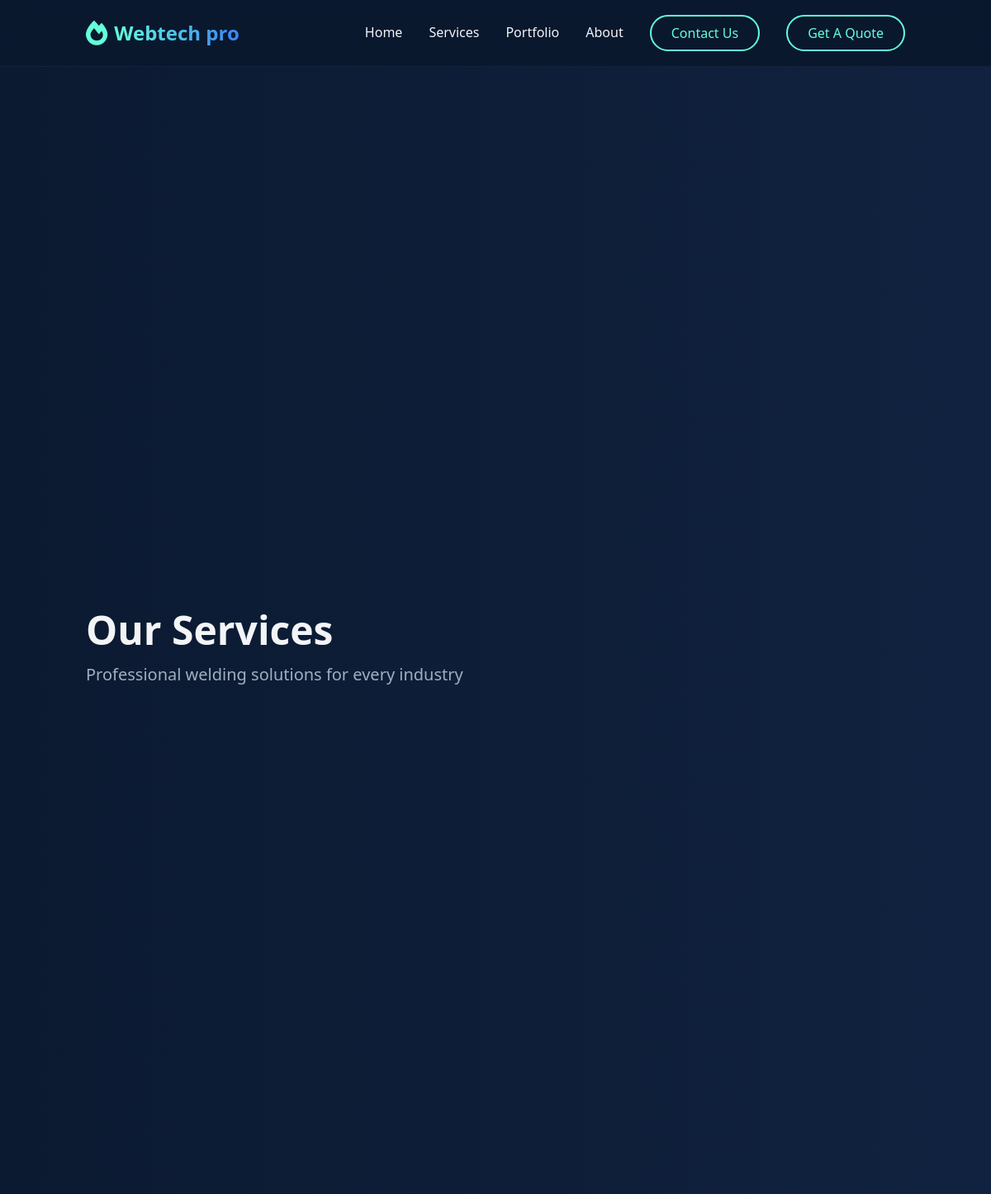
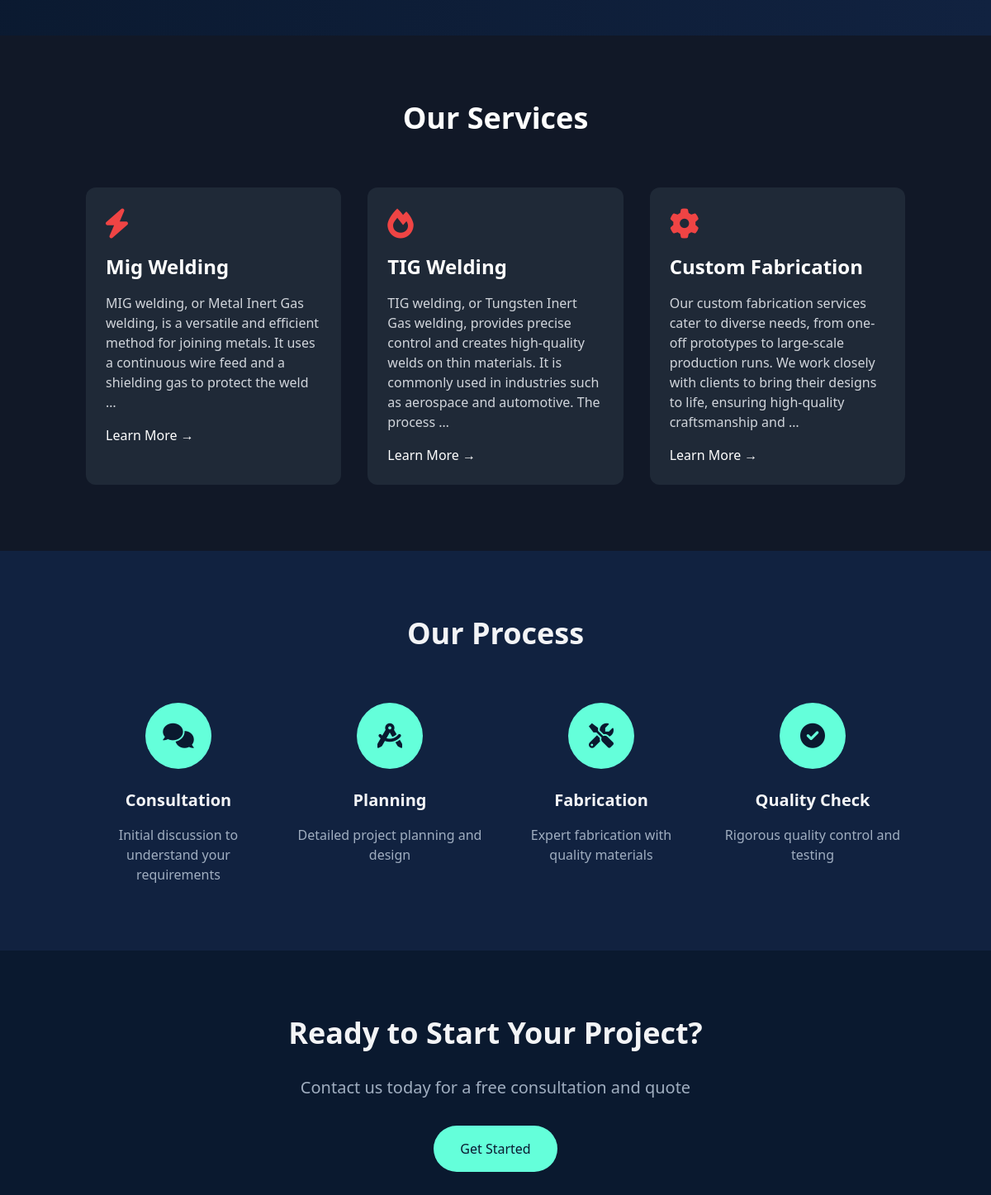
Page /services/ on the committed database (2 pictures, top to bottom).
### main/models.py (models this page shows, shortened)
class Service(models.Model):
    ICON_CHOICES = [
        ('fa-bolt', 'Bolt'),
        ('fa-fire', 'Fire'),
        ('fa-cog', 'Cog'),
        ('fa-tools', 'Tools'),
        ('fa-wrench', 'Wrench'),
        ('fa-hammer', 'Hammer'),
        ('fa-industry', 'Industry'),
        ('fa-hard-hat', 'Hard Hat'),
        ('fa-truck', 'Truck'),
        ('fa-ruler', 'Ruler'),
        ('fa-drafting-compass', 'Compass'),
        ('fa-layer-group', 'Layers'),
    ]
    title = models.CharField(max_length=200)
    slug = models.SlugField(unique=True)
    description = RichTextField()
    icon = models.CharField(max_length=50, choices=ICON_CHOICES)
    image = models.ImageField(upload_to='services/images/')
    featured = models.BooleanField(default=False)
    created_at = models.DateTimeField(auto_now_add=True)

### main/views.py (the view)
# urls.py: path('services/', views.services, name='services'),
def services(request):
    featured_services = Service.objects.filter(featured=True)[:3]
    context = {
        'featured_services': featured_services,
    }
    return render(request, 'main/services.html', context)

### main/context_processors.py (called while the page is built)
def site_settings(request):
    settings = cache.get('site_settings')
    if not settings:
        settings = SiteSettings.objects.first()
        cache.set('site_settings', settings)
    return {'settings': settings}

### main/templates/main/services.html (shortened to what this page needs)
{% extends 'base.html' %}
{% load static %}
{% block content %}
<section class="relative h-[40vh] bg-primary-800">
    <div class="absolute inset-0 bg-gradient-to-r from-primary-900/90 to-primary-800/90"></div>
    <div class="container mx-auto px-4 h-full flex items-center relative z-10">
        <div>
            <h1 class="text-5xl font-bold mb-4">Our Services</h1>
            <p class="text-xl text-metal-400">Professional welding solutions for every industry</p>
        </div>
    </div>
</section>
<section id="services" class="py-20 bg-gray-900">
    <div class="container mx-auto px-4">
        <h2 class="text-4xl font-bold text-center text-white mb-16">Our Services</h2>
        <div class="grid grid-cols-1 md:grid-cols-3 gap-8">
            {% for service in featured_services %}
            <div class="group bg-gray-800 rounded-xl p-6 hover:bg-red-600 transition duration-300">
                <div class="text-red-500 group-hover:text-white mb-4">
                    <i class="fas {{ service.icon }} text-4xl"></i>
                </div>
                <h3 class="text-2xl font-bold text-white mb-4">{{ service.title }}</h3>
                <div class="text-gray-300 group-hover:text-white">{{ service.description|safe|truncatewords:30 }}</div>
                <a href="#" class="inline-block mt-4 text-white hover:underline">Learn More →</a>
            </div>
            {% endfor %}
        </div>
    </div>
</section>
<section class="py-20 bg-primary-800">
    <div class="container mx-auto px-4">
        <h2 class="text-4xl font-bold text-center mb-16">Our Process</h2>
        <div class="grid grid-cols-1 md:grid-cols-4 gap-8">
            <div class="text-center">
                <div class="w-20 h-20 bg-accent-500 rounded-full flex items-center justify-center mx-auto mb-6">
                    <i class="fas fa-comments text-primary-900 text-3xl"></i>
                </div>
                <h3 class="text-xl font-bold mb-4">Consultation</h3>
                <p class="text-metal-400">Initial discussion to understand your requirements</p>
            </div>
            <div class="text-center">
                <div class="w-20 h-20 bg-accent-500 rounded-full flex items-center justify-center mx-auto mb-6">
                    <i class="fas fa-drafting-compass text-primary-900 text-3xl"></i>
                </div>
                <h3 class="text-xl font-bold mb-4">Planning</h3>
                <p class="text-metal-400">Detailed project planning and design</p>
            </div>
            <div class="text-center">
                <div class="w-20 h-20 bg-accent-500 rounded-full flex items-center justify-center mx-auto mb-6">
                    <i class="fas fa-tools text-primary-900 text-3xl"></i>
                </div>
                <h3 class="text-xl font-bold mb-4">Fabrication</h3>
                <p class="text-metal-400">Expert fabrication with quality materials</p>
            </div>
            <div class="text-center">
                <div class="w-20 h-20 bg-accent-500 rounded-full flex items-center justify-center mx-auto mb-6">
                    <i class="fas fa-check-circle text-primary-900 text-3xl"></i>
                </div>
                <h3 class="text-xl font-bold mb-4">Quality Check</h3>
                <p class="text-metal-400">Rigorous quality control and testing</p>
            </div>
        </div>
    </div>
</section>
<section class="py-20">
    <div class="container mx-auto px-4 text-center">
        <h2 class="text-4xl font-bold mb-8">Ready to Start Your Project?</h2>
        <p class="text-xl text-metal-400 mb-8">Contact us today for a free consultation and quote</p>
        <a href="{% url 'contact' %}" class="inline-block px-8 py-4 bg-accent-500 text-primary-900 rounded-full hover:bg-accent-400 transition duration-300">
            Get Started
        </a>
    </div>
</section>
{% endblock %}

### rows in the picture
Service: title "Mig Welding", description "MIG welding, or Metal Inert Gas welding, is a versatile and efficient method for joining metals. It uses a continuous wire feed and a shielding gas to protect the weld …"
Service: title "TIG Welding", description "TIG welding, or Tungsten Inert Gas welding, provides precise control and creates high-quality welds on thin materials. It is commonly used in industries such as aerospace and automotive. The process …"
Service: title "Custom Fabrication", description "Our custom fabrication services cater to diverse needs, from one-off prototypes to large-scale production runs. We work closely with clients to bring their designs to life, ensuring high-quality craftsmanship and …"
